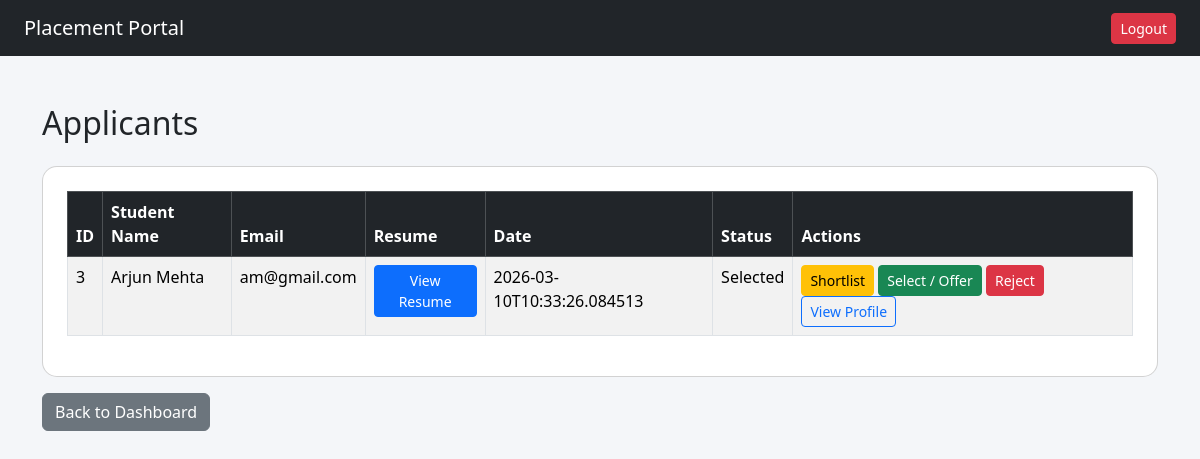
/company/applications/2 (signed in), run on an earlier commit of the app's database.
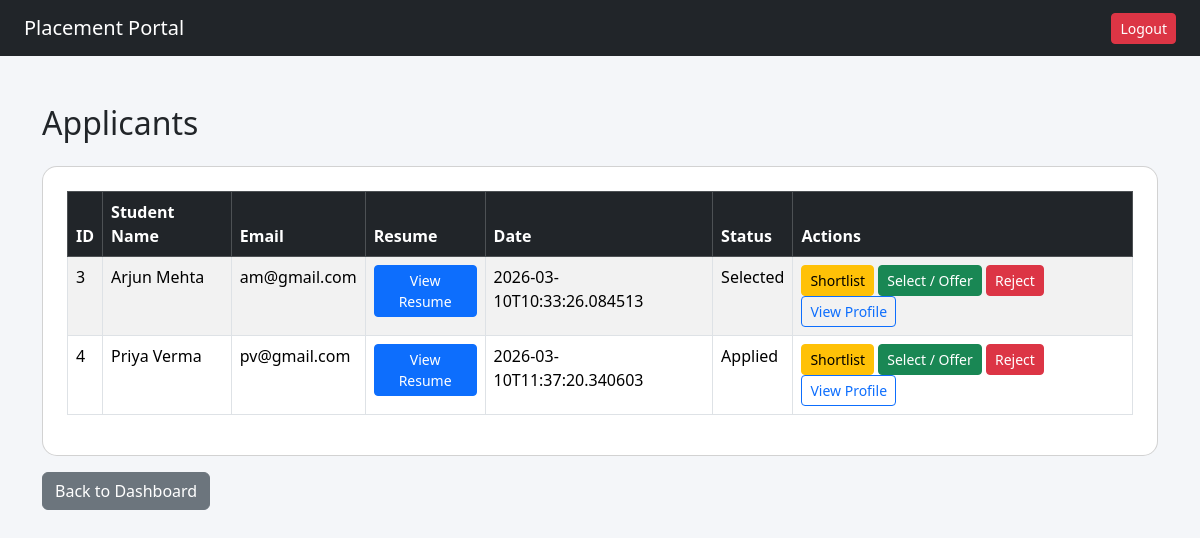
And on a later commit of the database.
### tables this page shows
CREATE TABLE application (
            id INTEGER PRIMARY KEY AUTOINCREMENT,
            student_id INTEGER,
            drive_id INTEGER,
            application_date TEXT,
            status TEXT DEFAULT 'Applied',
            UNIQUE(student_id, drive_id),
            FOREIGN KEY(student_id) REFERENCES student(id),
            FOREIGN KEY(drive_id) REFERENCES placement_drive(id)
        );

CREATE TABLE student (
           id INTEGER PRIMARY KEY AUTOINCREMENT,
           name TEXT NOT NULL,
           email TEXT UNIQUE NOT NULL,
           password TEXT NOT NULL,
           phone TEXT,
           resume_path TEXT,
           is_active INTEGER DEFAULT 1,
           created_at TEXT
        );

### app.py (the view)
@app.route('/company/applicants/<int:drive_id>')
@app.route('/company/applications/<int:drive_id>')
def company_applications(drive_id):
    if session.get('role') != 'company':
        return redirect('/')
    conn = get_connection()
    cursor = conn.cursor()
    cursor.execute("""
        SELECT
            a.id,
            s.name,
            s.email,
            s.resume_path,
            a.application_date,
            a.status,
            s.id AS student_id
        FROM application a
        JOIN student s ON a.student_id = s.id
        WHERE a.drive_id = ?
    """, (drive_id,))
    applications = cursor.fetchall()
    conn.close()
    return render_template("company/applicants.html", applications=applications, drive_id=drive_id)

### database.py (called while the page is built)
def get_connection():
    conn = sqlite3.connect(DB_NAME)
    conn.row_factory = sqlite3.Row
    return conn

### templates/company/applicants.html
{% extends "base.html" %}
{% block content %}
<h2 class="mb-4">Applicants</h2>
<div class="card p-4">
<table class="table table-bordered table-striped">
<thead class="table-dark">
<tr>
    <th>ID</th>
    <th>Student Name</th>
    <th>Email</th>
    <th>Resume</th>
    <th>Date</th>
    <th>Status</th>
    <th>Actions</th>
</tr>
</thead>
<tbody>
{% for app in applications %}
<tr>
    <td>{{ app[0] }}</td>
    <td>{{ app[1] }}</td>
    <td>{{ app[2] }}</td>
    <td>
        {% if app[3] %}
        <a class="btn btn-sm btn-primary"
           href="{{ url_for('static', filename=app[3].replace('static/', '')) }}"
           target="_blank">
            View Resume
        </a>
        {% else %}
        <span class="text-muted">—</span>
        {% endif %}
    </td>
    <td>{{ app[4] }}</td>
    <td>{{ app[5] }}</td>
    <td>
        <a href="/company/update-application/{{ app[0] }}/Shortlisted"
           class="btn btn-warning btn-sm">
            Shortlist
        </a>
        <a href="/company/update-application/{{ app[0] }}/Selected"
           class="btn btn-success btn-sm">
            Select / Offer
        </a>
        <a href="/company/update-application/{{ app[0] }}/Rejected"
           class="btn btn-danger btn-sm">
            Reject
        </a>
        <a href="/company/student-profile/{{ app[6] }}?from=applicants&drive_id={{ drive_id }}"
           class="btn btn-outline-primary btn-sm">
            View Profile
        </a>
    </td>
</tr>
{% else %}
<tr><td colspan="7" class="text-center">No applications for this drive yet.</td></tr>
{% endfor %}
</tbody>
</table>
</div>
<a href="/company/dashboard" class="btn btn-secondary mt-3">Back to Dashboard</a>
{% endblock %}

### templates/base.html (shortened to what this page needs)
<!DOCTYPE html>
<html>
<head>
    <link href="https://cdn.jsdelivr.net/npm/bootstrap@5.3.2/dist/css/bootstrap.min.css" rel="stylesheet">
    <link rel="stylesheet" href="{{ url_for('static', filename='style.css') }}">
</head>
<body>
<nav class="navbar navbar-dark bg-dark px-4">
    <a class="navbar-brand" href="/">Placement Portal</a>
    {% if session.get('user_id') %}
        <a href="/logout" class="btn btn-danger btn-sm">Logout</a>
    {% endif %}
</nav>
<div class="container mt-5">
    {% block content %}{% endblock %}
</div>
</body>
</html>

### static/style.css (style rules this page uses)
body { background-color: #f4f6f9; }
.card { border-radius: 15px; }

What changed in the data, as far as the page shows it:
added application: id "4", name "Priya Verma", email "pv@gmail.com", application_date "2026-03-10T11:37:20.340603", status "Applied"
